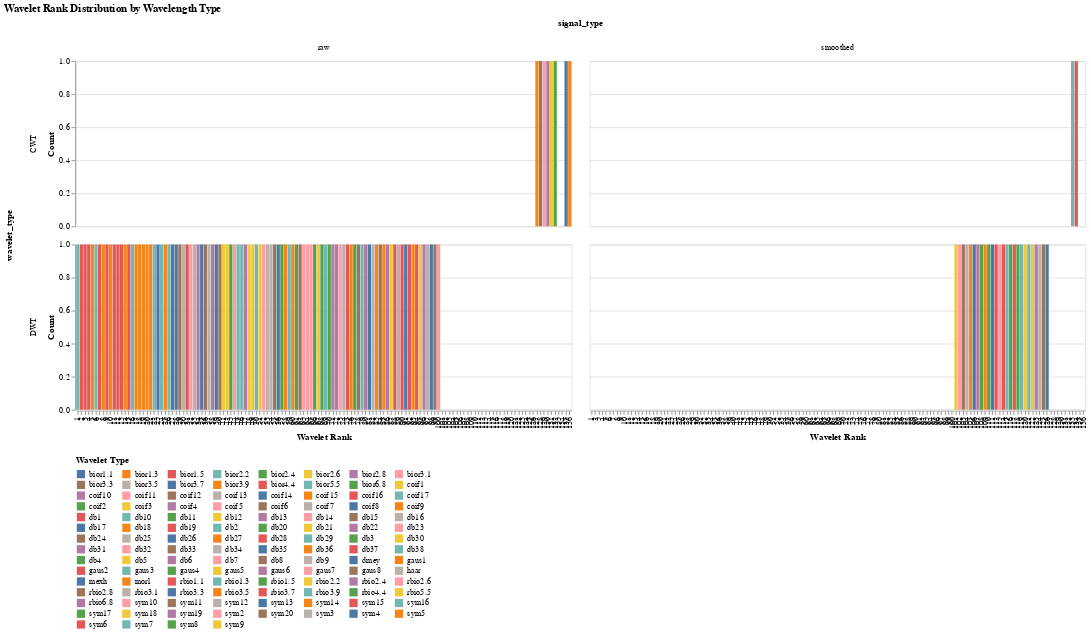

This figure's notebook cell:
### Code cell
selection = alt.selection_point(fields=['wavelet'], bind='legend')
alt.Chart(subset_combined_results_df[['htid', 'wavelet', 'combined_final_wavelet_rank', 'wavelet_type', 'signal_type', 'wavelet_mode', 'wavelet_level', 'combined_final_score']]).mark_bar().encode(
	x=alt.X('combined_final_wavelet_rank:O', title='Wavelet Rank'),
	y=alt.Y('count()', title='Count'),
	color=alt.Color('wavelet:N', title='Wavelet Type', legend=alt.Legend(symbolLimit=0, columns=8)),
	row='wavelet_type:N',
	column='signal_type:N',
	opacity=alt.condition(selection, alt.value(1), alt.value(0.2)),
	tooltip=['htid', 'wavelet', 'signal_type', 'wavelet_type', 'combined_final_wavelet_rank', 'wavelet_mode', 'wavelet_level', 'combined_final_score']
).add_params(selection).properties(
	title='Wavelet Rank Distribution by Wavelength Type',
	width=600,
	height=200
).configure_legend(
	orient='bottom'
)

### Figure 1 — Vega-Lite specification as saved in the notebook (floating-point values rounded to 4 significant figures; data arrays with more than 128 entries replaced by an {"elided": "..."} marker saying what was removed)
{"config": {"view": {"continuousWidth": 300, "continuousHeight": 300}, "legend": {"orient": "bottom"}}, "data": {"name": "data-88371427ddf5125ef923998d8f2f0c96"}, "mark": {"type": "bar"}, "encoding": {"color": {"field": "wavelet", "legend": {"columns": 8, "symbolLimit": 0}, "title": "Wavelet Type", "type": "nominal"}, "column": {"field": "signal_type", "type": "nominal"}, "opacity": {"condition": {"param": "param_3", "value": 1}, "value": 0.2}, "row": {"field": "wavelet_type", "type": "nominal"}, "tooltip": [{"field": "htid", "type": "nominal"}, {"field": "wavelet", "type": "nominal"}, {"field": "signal_type", "type": "nominal"}, {"field": "wavelet_type", "type": "nominal"}, {"field": "combined_final_wavelet_rank", "type": "quantitative"}, {"field": "wavelet_mode", "type": "nominal"}, {"field": "wavelet_level", "type": "quantitative"}, {"field": "combined_final_score", "type": "quantitative"}], "x": {"field": "combined_final_wavelet_rank", "title": "Wavelet Rank", "type": "ordinal"}, "y": {"aggregate": "count", "title": "Count", "type": "quantitative"}}, "height": 200, "params": [{"name": "param_3", "select": {"type": "point", "fields": ["wavelet"]}, "bind": "legend"}], "title": "Wavelet Rank Distribution by Wavelength Type", "width": 600, "$schema": "https://vega.github.io/schema/vega-lite/v5.8.0.json", "datasets": {"data-88371427ddf5125ef923998d8f2f0c96": {"elided": "136 records"}}}
